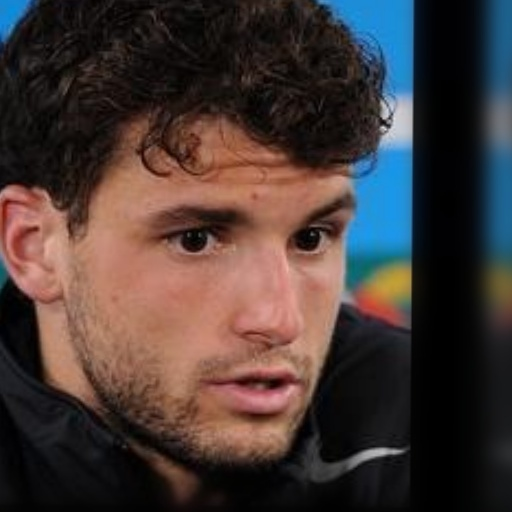
#> input picture data/good/000964.png, 512 x 512 px; its folder holds only this picture in this run
$ jupyter execute 01_feature_extraction.ipynb   (older library calls are emulated)
#> lines starting #> are read from the running program, lines starting #| are printed output that depends on the picture
### utils.py
import cv2
import numpy as np

def calc_blurriness(img):
    """Measure blurriness using variance of Laplacian."""
    gray = cv2.cvtColor(img, cv2.COLOR_BGR2GRAY)
    return cv2.Laplacian(gray, cv2.CV_64F).var()

def calc_brightness(img):
    """Measure brightness using mean of V channel in HSV."""
    hsv = cv2.cvtColor(img, cv2.COLOR_BGR2HSV)
    return hsv[:, :, 2].mean()

def calc_contrast(img):
    """Measure contrast as standard deviation of grayscale."""
    gray = cv2.cvtColor(img, cv2.COLOR_BGR2GRAY)
    return gray.std()

def calc_noise(img):
    """Estimate noise as mean absolute difference from Gaussian blur."""
    gray = cv2.cvtColor(img, cv2.COLOR_BGR2GRAY)
    blur = cv2.GaussianBlur(gray, (3, 3), 0)
    return np.mean(np.abs(gray - blur))

def calc_resolution(img):
    """Return total number of pixels (width × height)."""
    h, w = img.shape[:2]
    return w * h

### 01_feature_extraction.ipynb
[cell 1]
import pandas as pd
from utils import calc_blurriness, calc_brightness, calc_contrast, calc_noise, calc_resolution
import os
from tqdm import tqdm
import cv2

data = []
labels = []

# GOOD images
for root, _, files in os.walk("data/good"):
    for file in tqdm(files, desc="Processing GOOD images"):
        img_path = os.path.join(root, file)
        img = cv2.imread(img_path)
#> img is the input picture: shape (512, 512, 3); mean B, G, R 54.1, 56.4, 69.2
        if img is None:
            continue
        blur = calc_blurriness(img)
#> in calc_blurriness, `gray = cv2.cvtColor(img, cv2.COLOR_BGR2GRAY)`:
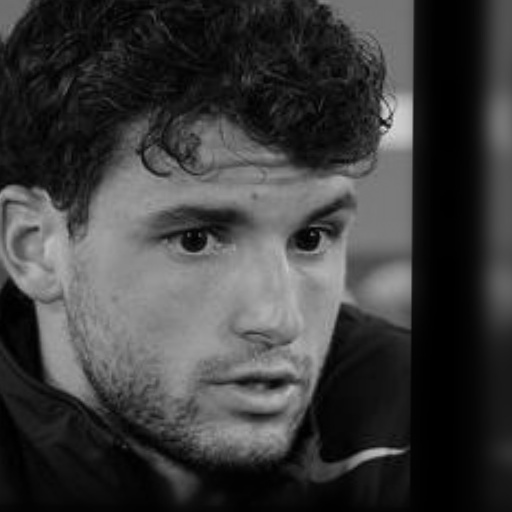
#> gray: shape (512, 512); min 0, max 227, mean 60
#> blur = 30.54
        brightness = calc_brightness(img)
#> in calc_brightness, `hsv = cv2.cvtColor(img, cv2.COLOR_BGR2HSV)`: hsv: shape (512, 512, 3); mean H, S, V 40.1, 98.6, 80.7
#> brightness = 80.74
        contrast = calc_contrast(img)
#> contrast = 54.83
        noise = calc_noise(img)
#> noise = 49.91
        resolution = calc_resolution(img)
#> resolution = 262144
        data.append([brightness, contrast, noise, resolution, blur])
        labels.append(1)  # Good

# BAD images
for root, _, files in os.walk("data/bad"):
    for file in tqdm(files, desc="Processing BAD images"):
        img_path = os.path.join(root, file)
        img = cv2.imread(img_path)
        if img is None:
            continue
        blur = calc_blurriness(img)
        brightness = calc_brightness(img)
        contrast = calc_contrast(img)
        noise = calc_noise(img)
        resolution = calc_resolution(img)
        data.append([brightness, contrast, noise, resolution, blur])
        labels.append(0)  # Bad

# Save to CSV
df = pd.DataFrame(data, columns=["Brightness", "Contrast", "Noise", "Resolution", "Blur"])
#> df = table of 1 rows and 5 columns
df["Label"] = labels
df.to_csv("features.csv", index=False)

print("✅ features.csv saved with 5 features")


$ run again, on data/good/014059.png
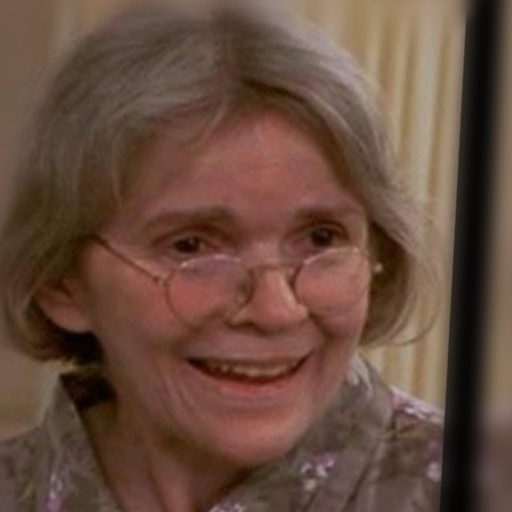
#> input picture data/good/014059.png, 512 x 512 px
#> img is the input picture: shape (512, 512, 3); mean B, G, R 61.9, 75.4, 103
#> in calc_blurriness, `gray = cv2.cvtColor(img, cv2.COLOR_BGR2GRAY)`:
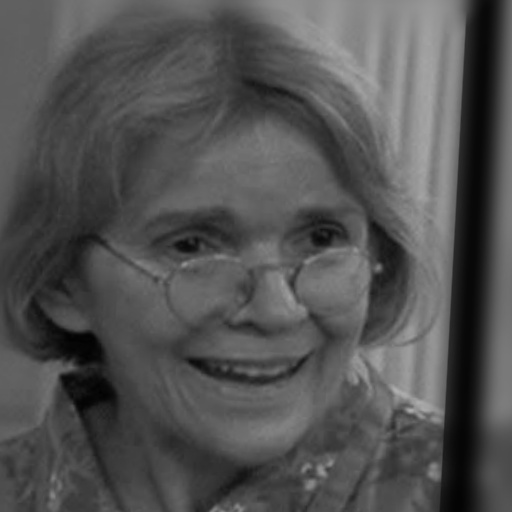
#> gray: shape (512, 512); min 1, max 176, mean 82.1
#> `blur = calc_blurriness(img)`: blur = 9.61
#> hsv: shape (512, 512, 3); mean H, S, V 13.2, 106.8, 103
#> brightness = 103
#> contrast = 33.29
#> noise = 40.21
#> resolution = 262144
#> df = table of 1 rows and 5 columns

$ run again, on data/good/014343.png
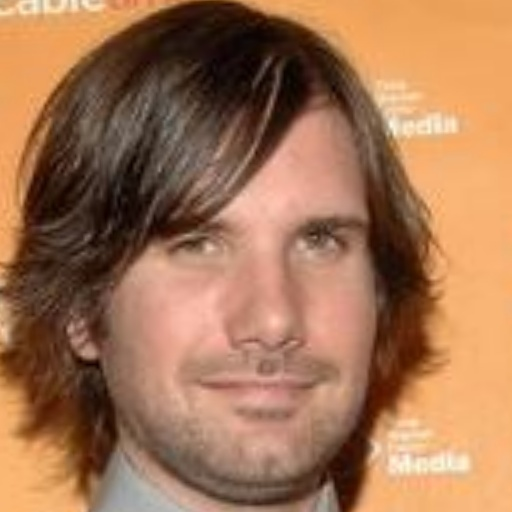
#> input picture data/good/014343.png, 512 x 512 px
#> img is the input picture: shape (512, 512, 3); mean B, G, R 84.4, 116.4, 162.8
#> in calc_blurriness, `gray = cv2.cvtColor(img, cv2.COLOR_BGR2GRAY)`:
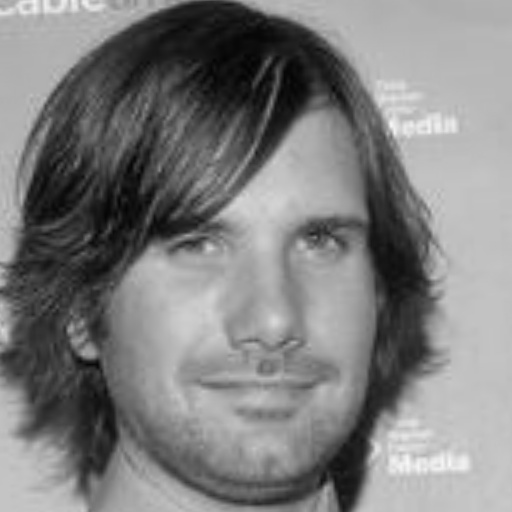
#> gray: shape (512, 512); min 3, max 249, mean 126.7
#> `blur = calc_blurriness(img)`: blur = 15.19
#> hsv: shape (512, 512, 3); mean H, S, V 11.9, 130.7, 162.9
#> brightness = 162.9
#> contrast = 60.88
#> noise = 45.2
#> resolution = 262144
#> df = table of 1 rows and 5 columns

$ run again, on data/good/015628.png
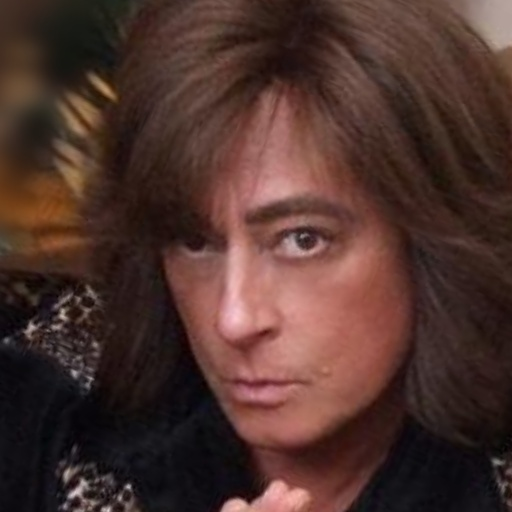
#> input picture data/good/015628.png, 512 x 512 px
#> img is the input picture: shape (512, 512, 3); mean B, G, R 44.8, 50.6, 77.1
#> in calc_blurriness, `gray = cv2.cvtColor(img, cv2.COLOR_BGR2GRAY)`:
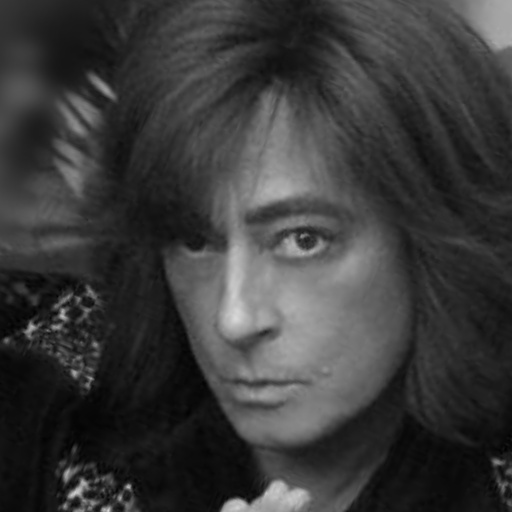
#> gray: shape (512, 512); min 1, max 217, mean 57.9
#> `blur = calc_blurriness(img)`: blur = 16.16
#> hsv: shape (512, 512, 3); mean H, S, V 32, 109.1, 77.6
#> brightness = 77.57
#> contrast = 39.25
#> noise = 43.14
#> resolution = 262144
#> df = table of 1 rows and 5 columns

$ run again, on data/good/001682.png
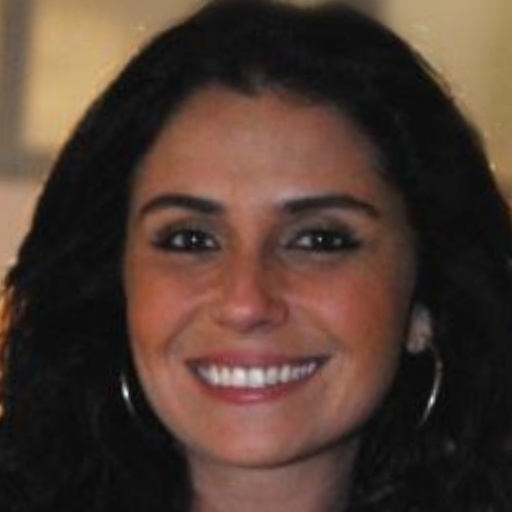
#> input picture data/good/001682.png, 512 x 512 px
#> img is the input picture: shape (512, 512, 3); mean B, G, R 49.1, 59.1, 79.3
#> in calc_blurriness, `gray = cv2.cvtColor(img, cv2.COLOR_BGR2GRAY)`:
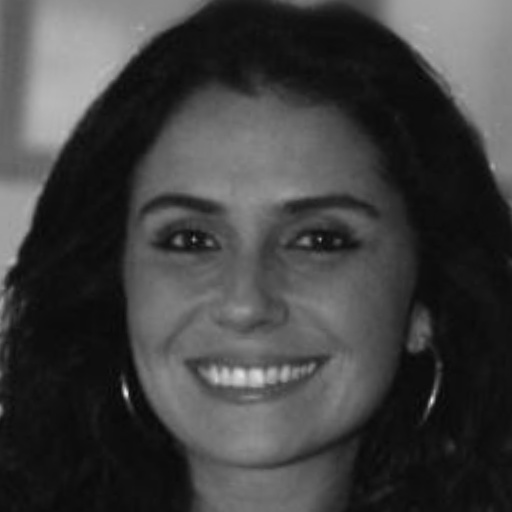
#> gray: shape (512, 512); min 6, max 229, mean 64
#> `blur = calc_blurriness(img)`: blur = 7.28
#> hsv: shape (512, 512, 3); mean H, S, V 19.3, 65.8, 79.5
#> brightness = 79.5
#> contrast = 50.35
#> noise = 26.79
#> resolution = 262144
#> df = table of 1 rows and 5 columns
